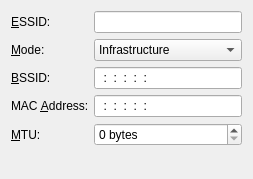
<ui version="4.0" >
 <class>Settings80211Wireless</class>
 <widget class="QWidget" name="Settings80211Wireless" >
  <property name="geometry" >
   <rect>
    <x>0</x>
    <y>0</y>
    <width>253</width>
    <height>179</height>
   </rect>
  </property>
  <property name="windowTitle" >
   <string>Form</string>
  </property>
  <layout class="QVBoxLayout" name="verticalLayout" >
   <item>
    <layout class="QGridLayout" name="gridLayout" >
     <item row="0" column="0" >
      <widget class="QLabel" name="label" >
       <property name="text" >
        <string>&amp;ESSID:</string>
       </property>
       <property name="buddy" >
        <cstring>kcfg_essid</cstring>
       </property>
      </widget>
     </item>
     <item row="0" column="1" >
      <widget class="KLineEdit" name="kcfg_essid" />
     </item>
     <item row="1" column="0" >
      <widget class="QLabel" name="label_2" >
       <property name="text" >
        <string>&amp;Mode:</string>
       </property>
       <property name="buddy" >
        <cstring>kcfg_mode</cstring>
       </property>
      </widget>
     </item>
     <item row="1" column="1" >
      <widget class="KComboBox" name="kcfg_mode" >
       <item>
        <property name="text" >
         <string>Infrastructure</string>
        </property>
       </item>
       <item>
        <property name="text" >
         <string>Ad-hoc</string>
        </property>
       </item>
      </widget>
     </item>
     <item row="2" column="0" >
      <widget class="QLabel" name="label_3" >
       <property name="text" >
        <string>&amp;BSSID:</string>
       </property>
       <property name="buddy" >
        <cstring>kcfg_bssid</cstring>
       </property>
      </widget>
     </item>
     <item row="2" column="1" >
      <widget class="KLineEdit" name="kcfg_bssid" >
       <property name="inputMask" >
        <string>HH:HH:HH:HH:HH:HH; </string>
       </property>
       <property name="text" >
        <string>:::::</string>
       </property>
      </widget>
     </item>
     <item row="3" column="0" >
      <widget class="QLabel" name="label_4" >
       <property name="text" >
        <string>MAC &amp;Address:</string>
       </property>
       <property name="buddy" >
        <cstring>kcfg_macaddress</cstring>
       </property>
      </widget>
     </item>
     <item row="3" column="1" >
      <widget class="KLineEdit" name="kcfg_macaddress" >
       <property name="inputMask" >
        <string>HH:HH:HH:HH:HH:HH; </string>
       </property>
      </widget>
     </item>
     <item row="4" column="0" >
      <widget class="QLabel" name="label_5" >
       <property name="text" >
        <string>&amp;MTU:</string>
       </property>
       <property name="buddy" >
        <cstring>kcfg_mtu</cstring>
       </property>
      </widget>
     </item>
     <item row="4" column="1" >
      <widget class="QSpinBox" name="kcfg_mtu" >
       <property name="suffix" >
        <string> bytes</string>
       </property>
       <property name="maximum" >
        <number>32000</number>
       </property>
      </widget>
     </item>
    </layout>
   </item>
   <item>
    <spacer name="verticalSpacer" >
     <property name="orientation" >
      <enum>Qt::Vertical</enum>
     </property>
     <property name="sizeHint" stdset="0" >
      <size>
       <width>20</width>
       <height>43</height>
      </size>
     </property>
    </spacer>
   </item>
  </layout>
 </widget>
 <customwidgets>
  <customwidget>
   <class>KComboBox</class>
   <extends>QComboBox</extends>
   <header>kcombobox.h</header>
  </customwidget>
  <customwidget>
   <class>KLineEdit</class>
   <extends>QLineEdit</extends>
   <header>klineedit.h</header>
  </customwidget>
 </customwidgets>
 <resources/>
 <connections/>
</ui>
